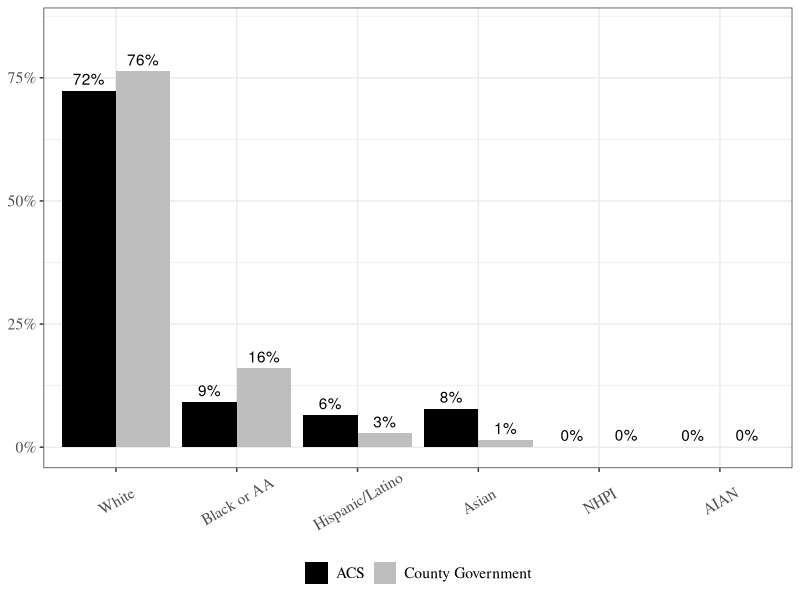

This figure's R source:
'%!in%' <- function(x,y)!('%in%'(x,y))
library('tidyverse')
library('patchwork')

# race 
mont_race <- readxl::read_excel("montco_materials/mont_co_clean.xlsx", sheet = "race") |> 
  filter(race != "One Race") |> mutate(race2 = case_when(
    race == "White"~"White",
    race == "Black or African American"~"Black or AA",
    race == "Asian"~"Asian",
    race == "Native Hawaiian and Other Pacific Islander"~"NHPI",
    race == "American Indian and Alaska Native" ~ "AIAN",
    race == "Some Other Race" ~ "Other",
    race == "Two or More Races" ~ "Other",
    race == "Hispanic or Latino (of any race)" ~ "Hispanic/Latino"),
    source = "County Government") |> 
  filter(race2 != "Other") |> select(percent, race2, source)
head(mont_race)

acs_race <- read.csv("mont_acs_race.csv")[-1] 
acs_race <- acs_race |> 
  mutate(race2 = case_when(
  variable == "white"~"White",
  variable == "black"~"Black or AA",
  variable == "asian"~"Asian",
  variable == "nhpi"~"NHPI",
  variable == "native_aa" ~ "AIAN",
  variable == "latino" ~ "Hispanic/Latino"),
  source = "ACS") |> filter(is.na(race2) == FALSE) |> 
  select(race2, pct_race, source) |> rename(percent = pct_race)
head(acs_race)
# create other category 
# acs_race[7,]$race2 <- "Other"
# acs_race[7,]$pct_race <- 0
# acs_race[7,]$pct_race <- 1- sum(acs_race$pct_race)

## join and plot 
df <- rbind(acs_race, mont_race)
head(df, 100)

df$race2 <- factor(df$race2, 
               levels=c("White", "Black or AA", "Hispanic/Latino","Asian", "NHPI","AIAN"))

(
  race_f1 <- ggplot(df, aes(x = race2, y = percent, fill = source)) + 
    geom_bar(position = position_dodge(width = .9), stat = "identity") +
    scale_fill_manual(values=c("black", "grey")) +
    geom_text(aes(x = race2, y = percent, group = source,
                  label = scales::percent(percent, accuracy = 1)), 
              position=position_dodge(width=.9), vjust = -.5)+
    labs(x = NULL, y = NULL) +
    scale_y_continuous(labels = scales::percent, 
                       breaks = c(0,.25,.5,.75, 1), limits = c(0,.85)) + 
    theme_bw() +
    theme(legend.title = element_blank(), 
          legend.position = "bottom",
          axis.text.x = element_text(angle = 30, vjust = .6, hjust=.5),
          text=element_text(size=14,  family="Times"))   
)

cowplot::save_plot(filename = "mont_race_total_single.png", plot = race_f1 , nrow = 1, ncol = 1, dpi = 1500)
